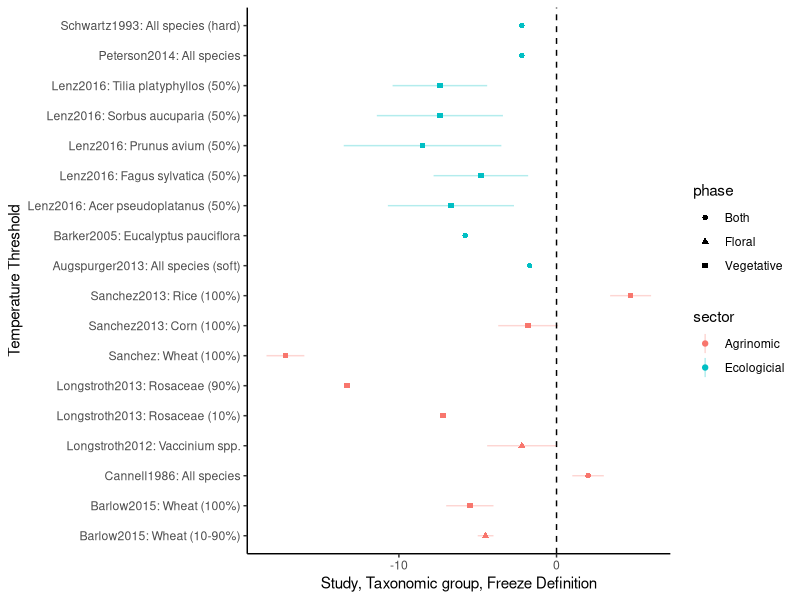

Here is the R script that generated this plot:
## Updating format of Temperature Table

## 30 October 2017
## Attempt to create a timeline chart
# Using John O'Keefe's Data!!

# Clear workspace
rm(list=ls()) # remove everything currently held in the R memory
options(stringsAsFactors=FALSE)
graphics.off()

# Load libraries
library(dplyr)
library(tidyr)
library(ggplot2)

## Let's make the data...
d<- data.frame(study=c("Lenz2016: Sorbus aucuparia (50%)", "Lenz2016: Prunus avium (50%)", "Lenz2016: Tilia platyphyllos (50%)", 
                       "Lenz2016: Acer pseudoplatanus (50%)", "Lenz2016: Fagus sylvatica (50%)", "Schwartz1993: All species (hard)", 
                       "Augspurger2013: All species (soft)", "Barker2005: Eucalyptus pauciflora", "Peterson2014: All species",
                       "Cannell1986: All species", "Longstroth2012: Vaccinium spp.", "Longstroth2013: Rosaceae (10%)", "Longstroth2013: Rosaceae (90%)",
                       "Barlow2015: Wheat (10-90%)", "Barlow2015: Wheat (100%)", "Sanchez2013: Rice (100%)", "Sanchez2013: Corn (100%)", "Sanchez: Wheat (100%)"), 
               phase=c("Vegetative", "Vegetative", "Vegetative", "Vegetative", "Vegetative", "Both", "Both", "Both", "Both", "Both",
                       "Floral", "Vegetative", "Vegetative", "Floral", "Vegetative", "Vegetative", "Vegetative", "Vegetative"),
               sector=c("Ecologicial", "Ecologicial", "Ecologicial", "Ecologicial", "Ecologicial", "Ecologicial",
                        "Ecologicial", "Ecologicial", "Ecologicial", "Agrinomic", "Agrinomic", "Agrinomic", "Agrinomic",
                        "Agrinomic", "Agrinomic", "Agrinomic", "Agrinomic", "Agrinomic"),
               temperature=c(-7.4, -8.5, -7.4, -6.7, -4.8, -2.2, -1.7, -5.8, -2.2, 2, -2.2, -7.2, -13.3, -4.5,
                             -5.5, 4.7, -1.8, -17.2),
               sd=c(4, 5, 3, 4, 3, 0, 0, 0, 0, 1, 2.2, 0, 0, 0.5, 1.5, 1.3, 1.9, 1.2))

d$alph<-ifelse(d$sector=="Agrinomic", 1, 2)
d$set<-reorder(d$study, d$alph)
ggplot(d, aes(x=set, y=temperature)) + 
         geom_linerange(aes(ymin=temperature-sd, ymax=temperature+sd, color=sector), alpha=0.3) + 
         geom_point(aes(shape=phase, color=sector)) + xlab("Temperature Threshold") +
  ylab("Study, Taxonomic group, Freeze Definition") + 
  geom_hline(yintercept=0, linetype=2) + coord_flip() + 
  theme(panel.grid.major = element_blank(), panel.grid.minor = element_blank(), 
        panel.background = element_blank(), axis.line = element_line(colour = "black")) 
